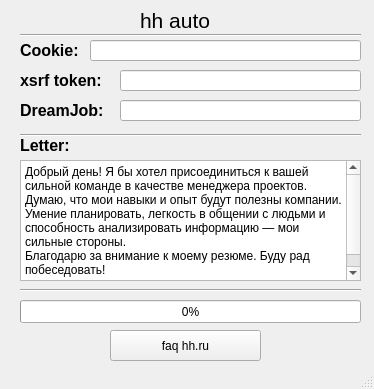
<?xml version="1.0" encoding="UTF-8"?>
<ui version="4.0">
 <class>HH_AUTO</class>
 <widget class="QMainWindow" name="HH_AUTO">
  <property name="geometry">
   <rect>
    <x>0</x>
    <y>0</y>
    <width>374</width>
    <height>389</height>
   </rect>
  </property>
  <property name="windowTitle">
   <string notr="true">hh auto</string>
  </property>
  <property name="windowIcon">
   <iconset theme="oxygen"/>
  </property>
  <property name="toolButtonStyle">
   <enum>Qt::ToolButtonIconOnly</enum>
  </property>
  <widget class="QWidget" name="centralwidget">
   <widget class="QLabel" name="label">
    <property name="geometry">
     <rect>
      <x>20</x>
      <y>30</y>
      <width>81</width>
      <height>41</height>
     </rect>
    </property>
    <property name="text">
     <string>&lt;html&gt;&lt;head/&gt;&lt;body&gt;&lt;p&gt;&lt;span style=&quot; font-size:12pt; font-weight:600;&quot;&gt;Cookie:&lt;/span&gt;&lt;/p&gt;&lt;/body&gt;&lt;/html&gt;</string>
    </property>
    <property name="indent">
     <number>0</number>
    </property>
    <property name="openExternalLinks">
     <bool>false</bool>
    </property>
   </widget>
   <widget class="QLabel" name="label_2">
    <property name="geometry">
     <rect>
      <x>20</x>
      <y>60</y>
      <width>111</width>
      <height>41</height>
     </rect>
    </property>
    <property name="text">
     <string>&lt;html&gt;&lt;head/&gt;&lt;body&gt;&lt;p&gt;&lt;span style=&quot; font-size:12pt; font-weight:600;&quot;&gt;xsrf token:&lt;/span&gt;&lt;/p&gt;&lt;/body&gt;&lt;/html&gt;</string>
    </property>
   </widget>
   <widget class="QLabel" name="label_3">
    <property name="geometry">
     <rect>
      <x>20</x>
      <y>100</y>
      <width>91</width>
      <height>21</height>
     </rect>
    </property>
    <property name="text">
     <string>&lt;html&gt;&lt;head/&gt;&lt;body&gt;&lt;p&gt;&lt;span style=&quot; font-size:12pt; font-weight:600;&quot;&gt;DreamJob:&lt;/span&gt;&lt;/p&gt;&lt;/body&gt;&lt;/html&gt;</string>
    </property>
   </widget>
   <widget class="QLabel" name="label_4">
    <property name="geometry">
     <rect>
      <x>20</x>
      <y>130</y>
      <width>81</width>
      <height>31</height>
     </rect>
    </property>
    <property name="text">
     <string>&lt;html&gt;&lt;head/&gt;&lt;body&gt;&lt;p&gt;&lt;span style=&quot; font-size:12pt; font-weight:600;&quot;&gt;Letter:&lt;/span&gt;&lt;/p&gt;&lt;/body&gt;&lt;/html&gt;</string>
    </property>
   </widget>
   <widget class="QLineEdit" name="lineEdit">
    <property name="geometry">
     <rect>
      <x>90</x>
      <y>40</y>
      <width>271</width>
      <height>21</height>
     </rect>
    </property>
   </widget>
   <widget class="QLineEdit" name="lineEdit_2">
    <property name="geometry">
     <rect>
      <x>120</x>
      <y>70</y>
      <width>241</width>
      <height>21</height>
     </rect>
    </property>
   </widget>
   <widget class="QLineEdit" name="lineEdit_3">
    <property name="geometry">
     <rect>
      <x>120</x>
      <y>100</y>
      <width>241</width>
      <height>21</height>
     </rect>
    </property>
   </widget>
   <widget class="QPlainTextEdit" name="plainTextEdit">
    <property name="geometry">
     <rect>
      <x>20</x>
      <y>160</y>
      <width>341</width>
      <height>121</height>
     </rect>
    </property>
    <property name="plainText">
     <string>Добрый день! Я бы хотел присоединиться к вашей сильной команде в качестве менеджера проектов.
Думаю, что мои навыки и опыт будут полезны компании. Умение планировать, легкость в общении с людьми и способность анализировать информацию — мои сильные стороны.
Благодарю за внимание к моему резюме. Буду рад побеседовать!</string>
    </property>
   </widget>
   <widget class="QProgressBar" name="progressBar">
    <property name="geometry">
     <rect>
      <x>20</x>
      <y>300</y>
      <width>341</width>
      <height>23</height>
     </rect>
    </property>
    <property name="value">
     <number>0</number>
    </property>
   </widget>
   <widget class="Line" name="line">
    <property name="geometry">
     <rect>
      <x>20</x>
      <y>120</y>
      <width>341</width>
      <height>31</height>
     </rect>
    </property>
    <property name="orientation">
     <enum>Qt::Horizontal</enum>
    </property>
   </widget>
   <widget class="QPushButton" name="pushButton">
    <property name="geometry">
     <rect>
      <x>110</x>
      <y>330</y>
      <width>151</width>
      <height>31</height>
     </rect>
    </property>
    <property name="text">
     <string>faq hh.ru</string>
    </property>
   </widget>
   <widget class="Line" name="line_2">
    <property name="geometry">
     <rect>
      <x>20</x>
      <y>280</y>
      <width>341</width>
      <height>20</height>
     </rect>
    </property>
    <property name="orientation">
     <enum>Qt::Horizontal</enum>
    </property>
   </widget>
   <widget class="Line" name="line_3">
    <property name="geometry">
     <rect>
      <x>20</x>
      <y>20</y>
      <width>341</width>
      <height>31</height>
     </rect>
    </property>
    <property name="orientation">
     <enum>Qt::Horizontal</enum>
    </property>
   </widget>
   <widget class="QLabel" name="label_5">
    <property name="geometry">
     <rect>
      <x>140</x>
      <y>-20</y>
      <width>111</width>
      <height>81</height>
     </rect>
    </property>
    <property name="text">
     <string>&lt;html&gt;&lt;head/&gt;&lt;body&gt;&lt;p&gt;&lt;span style=&quot; font-size:16pt;&quot;&gt;hh auto&lt;/span&gt;&lt;/p&gt;&lt;/body&gt;&lt;/html&gt;</string>
    </property>
   </widget>
   <zorder>label_2</zorder>
   <zorder>label</zorder>
   <zorder>label_3</zorder>
   <zorder>label_4</zorder>
   <zorder>lineEdit</zorder>
   <zorder>lineEdit_2</zorder>
   <zorder>lineEdit_3</zorder>
   <zorder>plainTextEdit</zorder>
   <zorder>progressBar</zorder>
   <zorder>line</zorder>
   <zorder>pushButton</zorder>
   <zorder>line_2</zorder>
   <zorder>line_3</zorder>
   <zorder>label_5</zorder>
  </widget>
  <widget class="QStatusBar" name="statusbar"/>
 </widget>
 <resources/>
 <connections/>
</ui>
